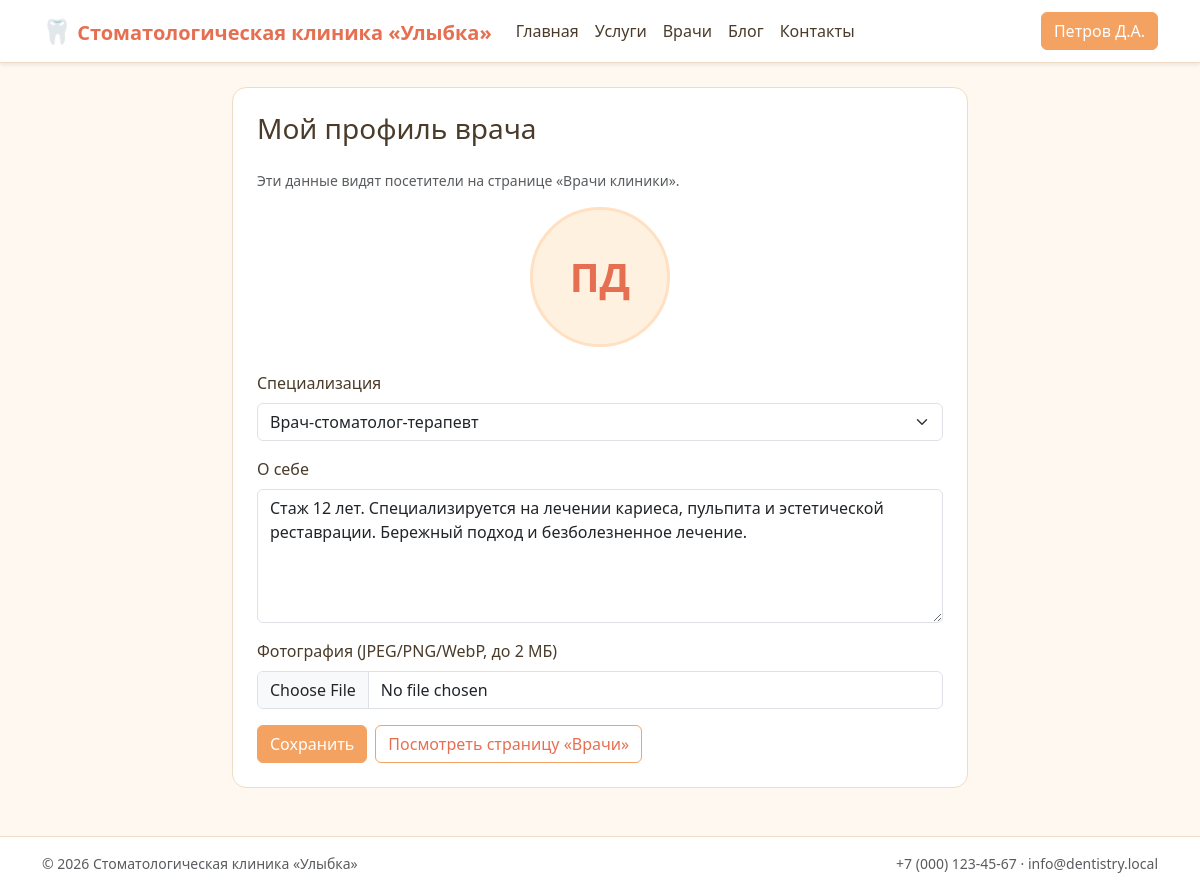
The app's page /doctor_profile_edit.php (signed in) with its own data.
### tables this page shows
CREATE TABLE user (
    id                INT UNSIGNED AUTO_INCREMENT PRIMARY KEY,
    last_name         VARCHAR(60)  NOT NULL,
    first_name        VARCHAR(60)  NOT NULL,
    middle_name       VARCHAR(60)  NOT NULL DEFAULT '',
    email             VARCHAR(190) NOT NULL UNIQUE,
    password_hash     VARCHAR(255) NOT NULL,
    role_id           TINYINT UNSIGNED NOT NULL,
    booking_ban_until DATE NULL COMMENT 'Запрет онлайн-записи до даты (после неявки)',
    created_at        DATETIME NOT NULL DEFAULT CURRENT_TIMESTAMP,
    CONSTRAINT fk_user_role FOREIGN KEY (role_id) REFERENCES role(id)
);

CREATE TABLE doctor_profile (
    user_id           INT UNSIGNED PRIMARY KEY,
    specialization_id INT UNSIGNED NULL,
    bio               TEXT NULL,
    photo_path        VARCHAR(255) NULL,
    updated_at        DATETIME NOT NULL DEFAULT CURRENT_TIMESTAMP ON UPDATE CURRENT_TIMESTAMP,
    CONSTRAINT fk_docprofile_user FOREIGN KEY (user_id) REFERENCES user(id) ON DELETE CASCADE,
    CONSTRAINT fk_docprofile_spec FOREIGN KEY (specialization_id) REFERENCES specialization(id)
);

CREATE TABLE specialization (
    id   INT UNSIGNED AUTO_INCREMENT PRIMARY KEY,
    name VARCHAR(120) NOT NULL UNIQUE
);

### lib/sanitize.php (called while the page is built, shortened)
<?php
function h(mixed $value): string
{
    return htmlspecialchars((string) $value, ENT_QUOTES | ENT_SUBSTITUTE, 'UTF-8');
}
function fio_short(string $last, string $first, string $middle = ''): string
{
    $fi = mb_substr($first, 0, 1);
    $mi = $middle !== '' ? mb_substr($middle, 0, 1) . '.' : '';
    return $last . ' ' . $fi . '.' . $mi;
}

### lib/session.php (called while the page is built, shortened)
<?php
require_once __DIR__ . '/db.php';
final class Session
{
    public static function userId(): ?int
    {
        return isset($_SESSION['user_id']) ? (int) $_SESSION['user_id'] : null;
    }
    public static function user(): ?array
    {
        $id = self::userId();
        $user = DB::one(
            'SELECT u.*, r.code AS role_code, r.name AS role_name
               FROM user u JOIN role r ON r.id = u.role_id
              WHERE u.id = :id',
            ['id' => $id]
        );
        return $user;
    }
}

### lib/db.php (called while the page is built, shortened)
<?php
final class DB
{
    private static ?PDO $pdo = null;
    public static function pdo(): PDO
    {
        if (self::$pdo === null) {
            $dsn = sprintf(
                'mysql:host=%s;port=%d;dbname=%s;charset=%s',
                DB_HOST, DB_PORT, DB_NAME, DB_CHARSET
            );
            self::$pdo = new PDO($dsn, DB_USER, DB_PASS, [
                PDO::ATTR_ERRMODE            => PDO::ERRMODE_EXCEPTION,
                PDO::ATTR_DEFAULT_FETCH_MODE => PDO::FETCH_ASSOC,
                PDO::ATTR_EMULATE_PREPARES   => false,
            ]);
        }
        return self::$pdo;
    }
    public static function all(string $sql, array $params = []): array
    {
        $stmt = self::pdo()->prepare($sql);
        $stmt->execute($params);
        return $stmt->fetchAll();
    }
    public static function one(string $sql, array $params = []): ?array
    {
        $stmt = self::pdo()->prepare($sql);
        $stmt->execute($params);
        $row = $stmt->fetch();
        return $row === false ? null : $row;
    }
}

### lib/auth.php (called while the page is built, shortened)
<?php
require_once __DIR__ . '/session.php';
final class Auth
{
    public static function user(): ?array
    {
        return Session::user();
    }
}

### public/doctor_profile_edit.php (the view, shortened to what this page needs)
<?php
require_once __DIR__ . '/../lib/db.php';
require_once __DIR__ . '/../lib/auth.php';
require_once __DIR__ . '/../lib/sanitize.php';
$user = Auth::user();
$uid  = (int) $user['id'];
$errors  = [];
$profile = DB::one('SELECT * FROM doctor_profile WHERE user_id = :id', ['id' => $uid]);
$specs = DB::all("SELECT id, name FROM specialization ORDER BY name");
$specId = (int) ($profile['specialization_id'] ?? 0);
$form = [
    'bio'            => $profile['bio'] ?? '',
];
$currentPhoto = $profile['photo_path'] ?? null;
require __DIR__ . '/../templates/header.php';
?>
<div class="row justify-content-center">
    <div class="col-md-8">
        <div class="clinic-card p-4">
            <h1 class="h3 mb-4">Мой профиль врача</h1>
            <p class="text-muted small">Эти данные видят посетители на странице «Врачи клиники».</p>
            <div class="text-center mb-4">
                <?php if (!empty($currentPhoto)): ?>
                    <img src="/<?= h($currentPhoto) ?>" alt="Фото" class="doctor-photo" onerror="this.style.display='none'">
                <?php else: ?>
                    <div class="doctor-photo doctor-photo--placeholder mx-auto">
                        <?= h(mb_substr($user['last_name'], 0, 1) . mb_substr($user['first_name'], 0, 1)) ?>
                    </div>
                <?php endif; ?>
            </div>
            <form method="post" enctype="multipart/form-data" novalidate>
                <div class="mb-3">
                    <label class="form-label">Специализация</label>
                    <select name="specialization_id" class="form-select">
                        <?php foreach ($specs as $sp): ?>
                            <option value="<?= (int)$sp['id'] ?>" <?= $sp['id']==$specId?'selected':'' ?>><?= h($sp['name']) ?></option>
                        <?php endforeach; ?>
                    </select>
                </div>
                <div class="mb-3">
                    <label class="form-label">О себе</label>
                    <textarea name="bio" class="form-control" rows="5"><?= h($form['bio']) ?></textarea>
                </div>
                <div class="mb-3">
                    <label class="form-label">Фотография (JPEG/PNG/WebP, до 2 МБ)</label>
                    <input type="file" name="photo" accept="image/jpeg,image/png,image/webp"
                           class="form-control<?= isset($errors['photo']) ? ' is-invalid' : '' ?>">
                </div>
                <div class="d-flex gap-2">
                    <button type="submit" class="btn btn-orange">Сохранить</button>
                    <a href="/doctors.php" class="btn btn-outline-orange">Посмотреть страницу «Врачи»</a>
                </div>
            </form>
        </div>
    </div>
</div>
<?php require __DIR__ . '/../templates/footer.php'; ?>

### templates/header.php (shortened to what this page needs)
<?php
require_once __DIR__ . '/../lib/auth.php';
require_once __DIR__ . '/../lib/sanitize.php';
$_user = Auth::user();
$_currentPath = strtok($_SERVER['REQUEST_URI'] ?? '/', '?');
function _nav_active(string $href, string $current): string {
    return ($href === $current || ($href !== '/' && str_starts_with($current, $href)))
        ? ' active' : '';
}
?><!DOCTYPE html>
<html lang="ru">
<head>
    <link href="https://cdn.jsdelivr.net/npm/bootstrap@5.3.3/dist/css/bootstrap.min.css" rel="stylesheet">
    <link href="/assets/css/theme.css" rel="stylesheet">
</head>
<body class="d-flex flex-column min-vh-100">
<nav class="navbar navbar-expand-lg sticky-top shadow-sm clinic-navbar">
    <div class="container">
        <a class="navbar-brand fw-bold" href="/">
            <span class="brand-mark">🦷</span> <?= h(SITE_NAME) ?>
        </a>
        <div class="collapse navbar-collapse" id="mainNav">
            <ul class="navbar-nav me-auto">
                <li class="nav-item"><a class="nav-link<?= _nav_active('/', $_currentPath) ?>" href="/">Главная</a></li>
                <li class="nav-item"><a class="nav-link<?= _nav_active('/services.php', $_currentPath) ?>" href="/services.php">Услуги</a></li>
                <li class="nav-item"><a class="nav-link<?= _nav_active('/doctors.php', $_currentPath) ?>" href="/doctors.php">Врачи</a></li>
                <li class="nav-item"><a class="nav-link<?= _nav_active('/blog.php', $_currentPath) ?>" href="/blog.php">Блог</a></li>
                <li class="nav-item"><a class="nav-link<?= _nav_active('/contacts.php', $_currentPath) ?>" href="/contacts.php">Контакты</a></li>
            </ul>
            <div class="d-flex gap-2">
                <?php if ($_user === null): ?>
                    <a href="/login.php" class="btn btn-outline-orange">Вход</a>
                    <a href="/register.php" class="btn btn-orange">Регистрация</a>
                <?php else: ?>
                    <a href="/profile.php" class="btn btn-orange">
                        <?= h(fio_short($_user['last_name'], $_user['first_name'], $_user['middle_name'])) ?>
                    </a>
                <?php endif; ?>
            </div>
        </div>
    </div>
</nav>
<main class="flex-grow-1 py-4">
<div class="container">

### public/assets/css/theme.css (style rules this page uses)
:root { --clinic-bg: #FFF8F1; --clinic-surface: #FFFFFF; --clinic-primary: #F4A261; --clinic-primary-2: #E76F51; --clinic-accent: #FFE0C2; --clinic-soft: #FFF1E0; --clinic-ink: #4A3B2A; --clinic-muted: #8A7964; --clinic-border: #F0DCC4; --clinic-success: #6FB098; --clinic-danger: #D88080; }
html, body { background: var(--clinic-bg); color: var(--clinic-ink); }
body { font-family: system-ui, "Segoe UI", Tahoma, Arial, sans-serif; }
a { color: var(--clinic-primary-2); }
.clinic-navbar { background: var(--clinic-surface); border-bottom: 1px solid var(--clinic-border); }
.clinic-navbar .navbar-brand { color: var(--clinic-primary-2); }
.clinic-navbar .nav-link { color: var(--clinic-ink); }
.brand-mark { font-size: 1.2em; }
.btn-orange { background: var(--clinic-primary); border-color: var(--clinic-primary); color: #fff; }
.btn-outline-orange { background: transparent; border: 1px solid var(--clinic-primary); color: var(--clinic-primary-2); }
.clinic-card { background: var(--clinic-surface); border: 1px solid var(--clinic-border); border-radius: 14px; overflow: hidden; transition: transform .15s ease, box-shadow .15s ease; height: 100%; }
.doctor-photo { width: 140px; height: 140px; border-radius: 50%; object-fit: cover; margin-left: auto; margin-right: auto; display: block; border: 3px solid var(--clinic-accent); background: var(--clinic-soft); }
.doctor-photo--placeholder { display: flex; align-items: center; justify-content: center; font-size: 2.5rem; font-weight: 700; color: var(--clinic-primary-2); text-transform: uppercase; }

### records on screen
user: last_name+first_name+middle_name "Петров Д.А.", last_name+first_name "ПД"
doctor_profile: specialization_id "Врач-стоматолог-терапевт", bio "Стаж 12 лет. Специализируется на лечении кариеса, пульпита и эстетической реставрации. Бережный подход и безболезненное лечение."

### other values on screen
SITE_NAME "Стоматологическая клиника «Улыбка»"
CLINIC_PHONE "+7 (000) 123-45-67"
CLINIC_EMAIL "info@dentistry.local"
